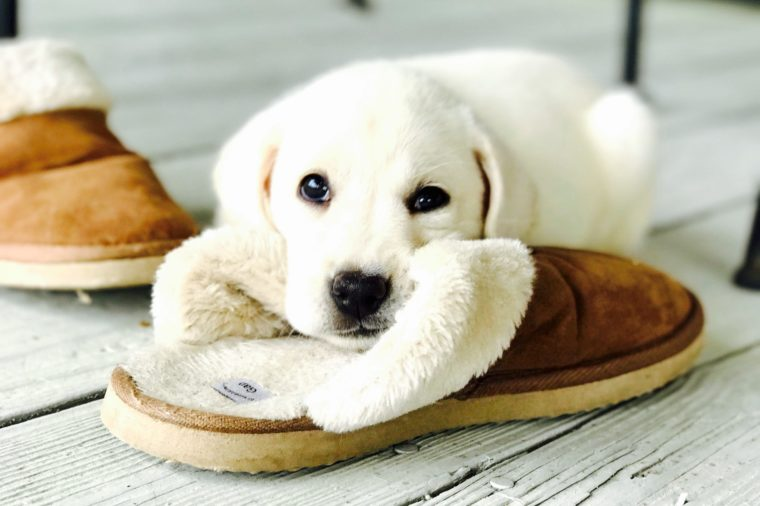
#> input picture pupper.jpg, 760 x 506 px
$ python 27_canny_edge_detection.py
#> lines starting #> are read from the running program, lines starting #| are printed output that depends on the picture; after the words box and inside, x2 and y2 are one past the last pixel; in counts of white or black regions, pixels touching at a corner belong together
import cv2
import numpy as np
from  matplotlib import  pyplot as plt

img = cv2.imread('pupper.jpg',0) # grayscale image
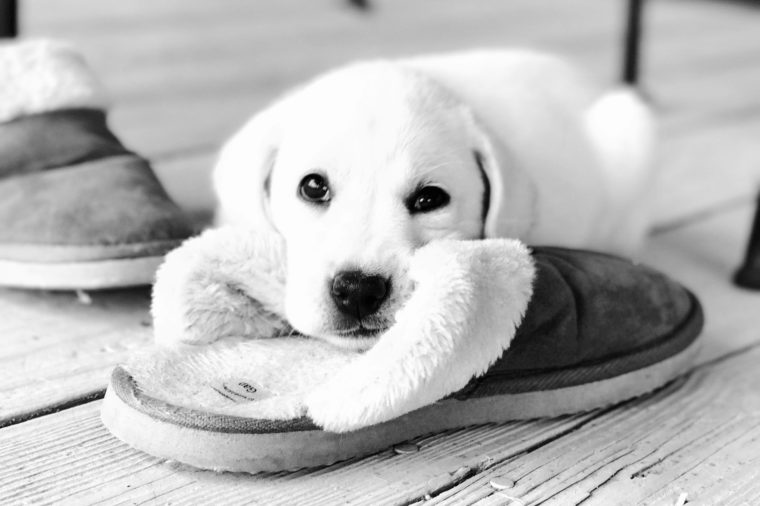
#> img: shape (506, 760); min 0, max 255, mean 184.5
edges = cv2.Canny(img, 100, 200) # src, minVal, maxVal, aperture_size (default=3)
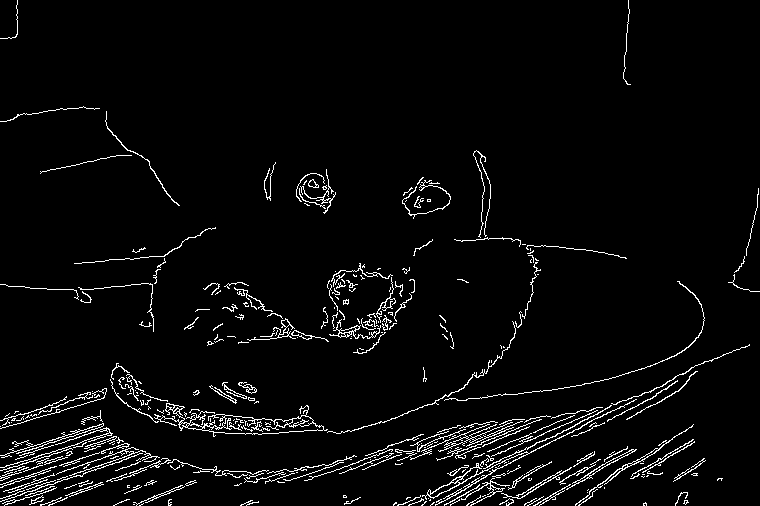
#> edges: shape (506, 760); 3.9% white in thin lines or dots

# show original
plt.subplot(121)
plt.imshow(img, cmap='gray')
plt.title('Original Image')
plt.xticks([]), plt.yticks([])

# show edges
plt.subplot(122)
plt.imshow(edges, cmap='gray')
plt.title('Edge Image')
plt.xticks([]), plt.yticks([])

plt.show()
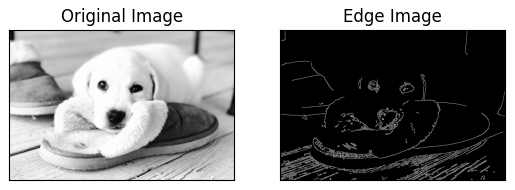
#> figure drawn by matplotlib, 2 panels
